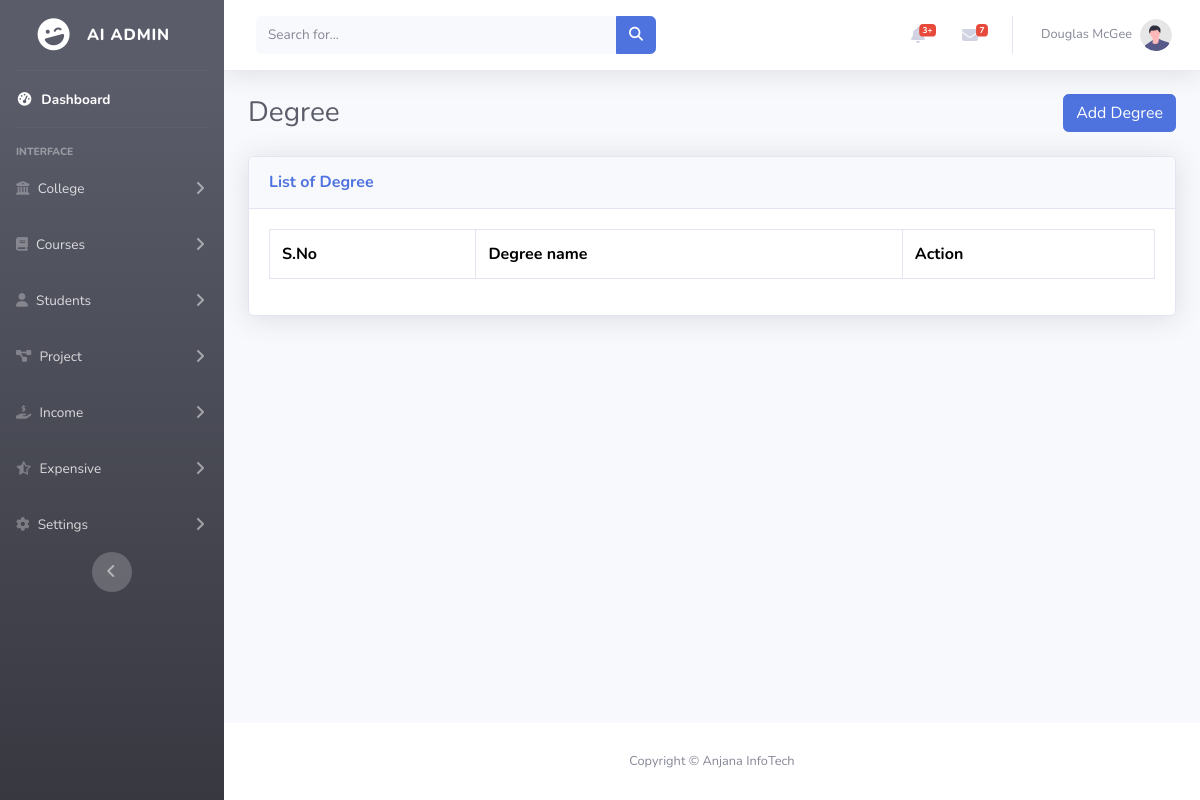
The page /degree.php on the database as committed earlier.
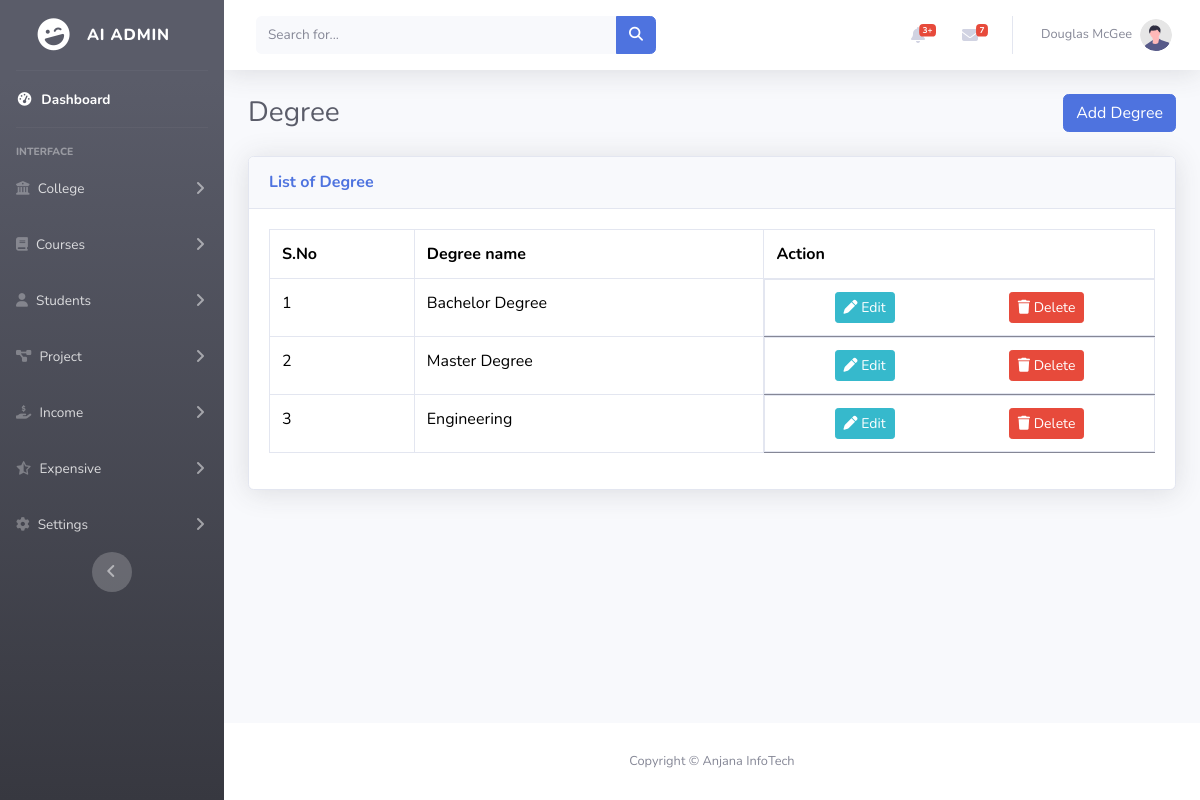
The same page on the database as committed later.
### tables this page shows
CREATE TABLE `adddegree` (
  `id` int(11) NOT NULL,
  `degreename` varchar(100) NOT NULL
);

### degree.php (the view, shortened to what this page needs)
<!DOCTYPE html>
<html lang="en">
<head>
    <link href="vendor/fontawesome-free/css/all.min.css" rel="stylesheet" type="text/css">
    <link rel="stylesheet" href="https://cdnjs.cloudflare.com/ajax/libs/font-awesome/6.6.0/css/all.min.css" />
    <link href="https://cdn.jsdelivr.net/npm/bootstrap@5.3.3/dist/css/bootstrap.min.css" rel="stylesheet">
    <link href="css/sb-admin-2.min.css" rel="stylesheet">
</head>
<body id="page-top">
    <div id="wrapper">
        <?php
        include('./nav.php');
        ?>
        <div id="content-wrapper" class="d-flex flex-column">
            <div id="content">
                <?php
                include('./topbar.php');
                ?>
                <div class="container-fluid">
                    <div class="d-sm-flex align-items-center justify-content-between mb-4">
                        <h1 class="h3 mb-0 text-gray-800">Degree</h1>
                        <div class="text-end">
                            <button class="btn btn-primary" type="button">
                                <a href="addDegree.php" style="text-decoration: none;color:white;">Add Degree</a>
                            </button>
                        </div>
                    </div>
                    <?php
                    include('./db.php');
                    $se = "SELECT * FROM adddegree";
                    $ex = mysqli_query($db, $se);
                    ?>
                    <div class="card shadow mb-4">
                        <div class="card-header py-3">
                            <h6 class="m-0 font-weight-bold text-primary">List of Degree</h6>
                        </div>
                        <div class="card-body">
                            <div class="table-responsive">
                                <table class='table table-bordered' id='dataTable' width='100%' cellspacing='0'>
                                    <tr>
                                        <th>S.No</th>
                                        <th>Degree name</th>
                                        <th>Action</th>
                                    </tr>
                                    <?php
                                    while ($row = mysqli_fetch_assoc($ex)) { ?>
                                        <tr id='tr'>
                                            <td id='degree_id'><?php echo $row['id'] ?></td>
                                            <td id='degree-name'><?php echo $row['degreename'] ?></td>
                                            <td class="d-flex justify-content-around ">
                                                <a href="editdegree.php?id=<?php echo $row['id']; ?>" class="btn btn-info btn-sm"><i class="fa-solid fa-pen" style="color: #ffffff;"></i> Edit</a>
                                                <form action="editdegree.php" method="POST">
                                                    <a href="editdegree.php?id=<?php echo $row['id']; ?>" class="btn btn-danger btn-sm" name="delete"><i class="fa-solid fa-trash" style="color: #ffffff;"></i> Delete</a>
                                                </form>
                                            </td>
                                        </tr>
                                    <?php } ?>
                                </table>
                            </div>
                        </div>
                    </div>
                </div>
            </div>
            <footer class="sticky-footer bg-white">
                <div class="container my-auto">
                    <div class="copyright text-center my-auto">
                        <span>Copyright &copy; Anjana InfoTech</span>
                    </div>
                </div>
            </footer>
        </div>
    </div>
</body>
</html>

Rows that differ between the two databases and show on the page:
added adddegree: id "1", degreename "Bachelor Degree"
added adddegree: id "2", degreename "Master Degree"
added adddegree: id "3", degreename "Engineering"
